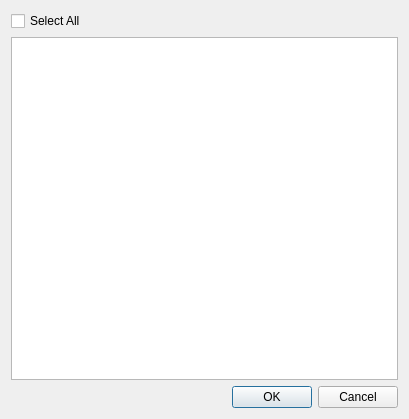
<?xml version="1.0" encoding="UTF-8"?>
<ui version="4.0">
 <class>ChooseImportGamesDialog</class>
 <widget class="QDialog" name="ChooseImportGamesDialog">
  <property name="geometry">
   <rect>
    <x>0</x>
    <y>0</y>
    <width>409</width>
    <height>419</height>
   </rect>
  </property>
  <property name="windowTitle">
   <string>Choose Games</string>
  </property>
  <layout class="QVBoxLayout" name="verticalLayout">
   <item>
    <widget class="QCheckBox" name="mp_checkbox_select_all">
     <property name="text">
      <string>Select All</string>
     </property>
    </widget>
   </item>
   <item>
    <widget class="QListWidget" name="mp_list_games">
     <property name="sortingEnabled">
      <bool>true</bool>
     </property>
    </widget>
   </item>
   <item>
    <widget class="QDialogButtonBox" name="mp_button_box">
     <property name="orientation">
      <enum>Qt::Horizontal</enum>
     </property>
     <property name="standardButtons">
      <set>QDialogButtonBox::Cancel|QDialogButtonBox::Ok</set>
     </property>
    </widget>
   </item>
  </layout>
 </widget>
 <resources/>
 <connections>
  <connection>
   <sender>mp_button_box</sender>
   <signal>accepted()</signal>
   <receiver>ChooseImportGamesDialog</receiver>
   <slot>accept()</slot>
   <hints>
    <hint type="sourcelabel">
     <x>248</x>
     <y>254</y>
    </hint>
    <hint type="destinationlabel">
     <x>157</x>
     <y>274</y>
    </hint>
   </hints>
  </connection>
  <connection>
   <sender>mp_button_box</sender>
   <signal>rejected()</signal>
   <receiver>ChooseImportGamesDialog</receiver>
   <slot>reject()</slot>
   <hints>
    <hint type="sourcelabel">
     <x>316</x>
     <y>260</y>
    </hint>
    <hint type="destinationlabel">
     <x>286</x>
     <y>274</y>
    </hint>
   </hints>
  </connection>
 </connections>
</ui>
